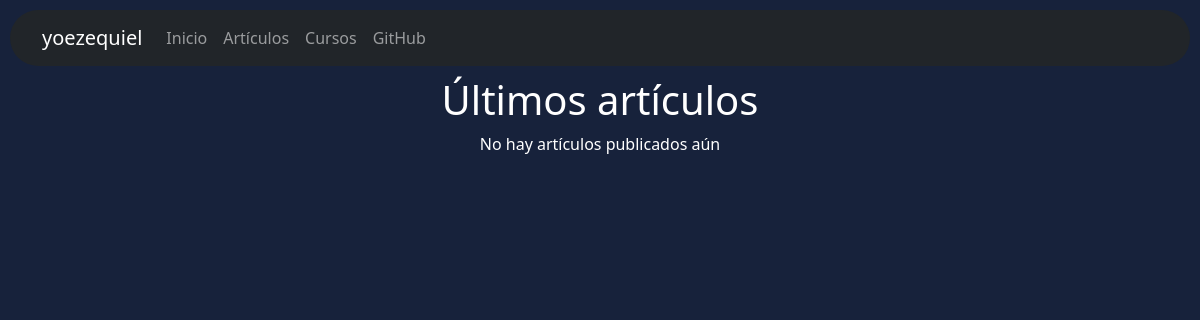
Before: / with the older database file.
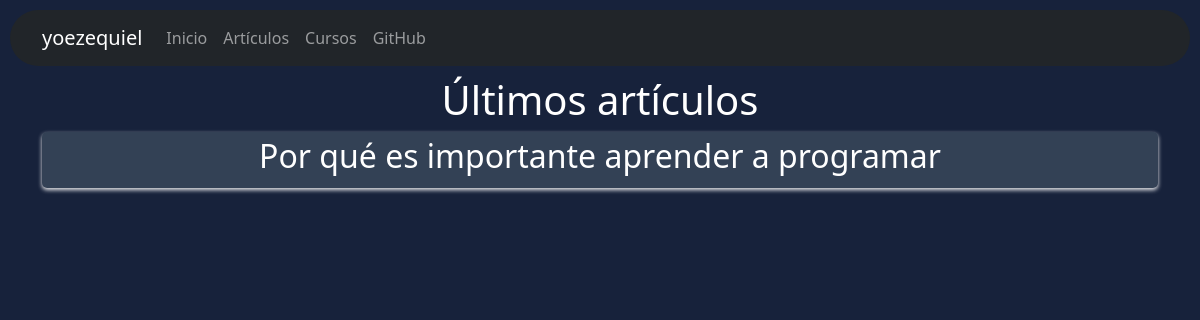
After: the same page with the newer database file.
### tables this page shows
CREATE TABLE articles (
                    id INTEGER PRIMARY KEY AUTOINCREMENT,
                    title TEXT NOT NULL,
                    content TEXT NOT NULL,
                    image TEXT
                );

### app.py (the view)
@app.route('/')
def index():
    conn = get_db_connection()
    if conn:
        try:
            cursor = conn.cursor()
            cursor.execute('''
                CREATE TABLE IF NOT EXISTS articles (
                    id INTEGER PRIMARY KEY AUTOINCREMENT,
                    title TEXT NOT NULL,
                    content TEXT NOT NULL,
                    image TEXT
                )
            ''')
            conn.commit()
            cursor.execute("SELECT * FROM articles ORDER BY id DESC LIMIT 5")
            latest_articles = cursor.fetchall()
            cursor.close()
            conn.close()
            if len(latest_articles) == 0:
                message = "No hay artículos publicados aún"
            else:
                message = ""
            return render_template('index.html', articles=latest_articles, message=message)
        except sqlite3.Error as e:
            print(e)
            return "Error en la conexión a la base de datos"
    else:
        return "Error en la conexión a la base de datos"

### app.py (called while the page is built)
def get_db_connection():
    try:
        conn = sqlite3.connect('blog.db')
        return conn
    except sqlite3.Error as e:
        print(e)
        return None

### templates/index.html (shortened to what this page needs)
{% extends 'base.html' %}
{% block content %}
<link rel="stylesheet" href="{{ url_for('static', filename='css/index.css') }}">
    <h1>Últimos artículos</h1>
    {% if message %}
        <p>{{ message }}</p>
    {% else %}
        {% for article in articles %}
            <div class="article">
                <h2><a href="{{ url_for('view_article', article_id=article[0]) }}">{{ article[1] }}</a></h2>
            </div>
        {% endfor %}
    {% endif %}
{% endblock %}

### templates/base.html (shortened to what this page needs)
<!DOCTYPE html>
<html>
<head>
    <link rel="stylesheet" href="https://stackpath.bootstrapcdn.com/bootstrap/5.0.0-alpha2/css/bootstrap.min.css">
    <link rel="stylesheet" href="{{ url_for('static', filename='css/base.css') }}">
</head>
<body>
    <nav class="navbar navbar-expand-lg navbar-dark bg-dark">
        <div class="container">
            <a class="navbar-brand" href="/">yoezequiel</a>
            <div class="collapse navbar-collapse" id="navbarNav">
                <ul class="navbar-nav ml-auto">
                    <li class="nav-item">
                        <a class="nav-link" href="/">Inicio</a>
                    </li>
                    <li class="nav-item">
                        <a class="nav-link" href="/articles">Artículos</a>
                    </li>
                    <li class="nav-item">
                        <a class="nav-link" href="/cursos">Cursos</a>
                    </li>
                    <li class="nav-item">
                        <a class="nav-link" href="https://github.com/yoezequiel">GitHub</a>
                    </li>
                </ul>
            </div>
        </div>
    </nav>
    <div class="container">
        {% block content %}
        {% endblock %}
    </div>
</body>
</html>

### static/css/base.css (style rules this page uses)
body { background-color: rgb(23, 34, 59); color: white; text-align: center; }
nav { border-radius: 100px; margin: 10px; }

### static/css/index.css (style rules this page uses)
.article { padding: 5px; margin-bottom: 10px; box-shadow: 0 2px 4px rgba(251, 251, 251, 0.934); transition: transform 0.2s ease-in-out; background-color: rgb(51, 65, 85); border-radius: 5px; }
a { text-decoration: none; color: white; font-weight: 350; }

Changed rows visible on the page:
added articles: title "Por qué es importante aprender a programar"
Other visible differences:
{{ message }}: "No hay artículos publicados aún" → (not shown)
